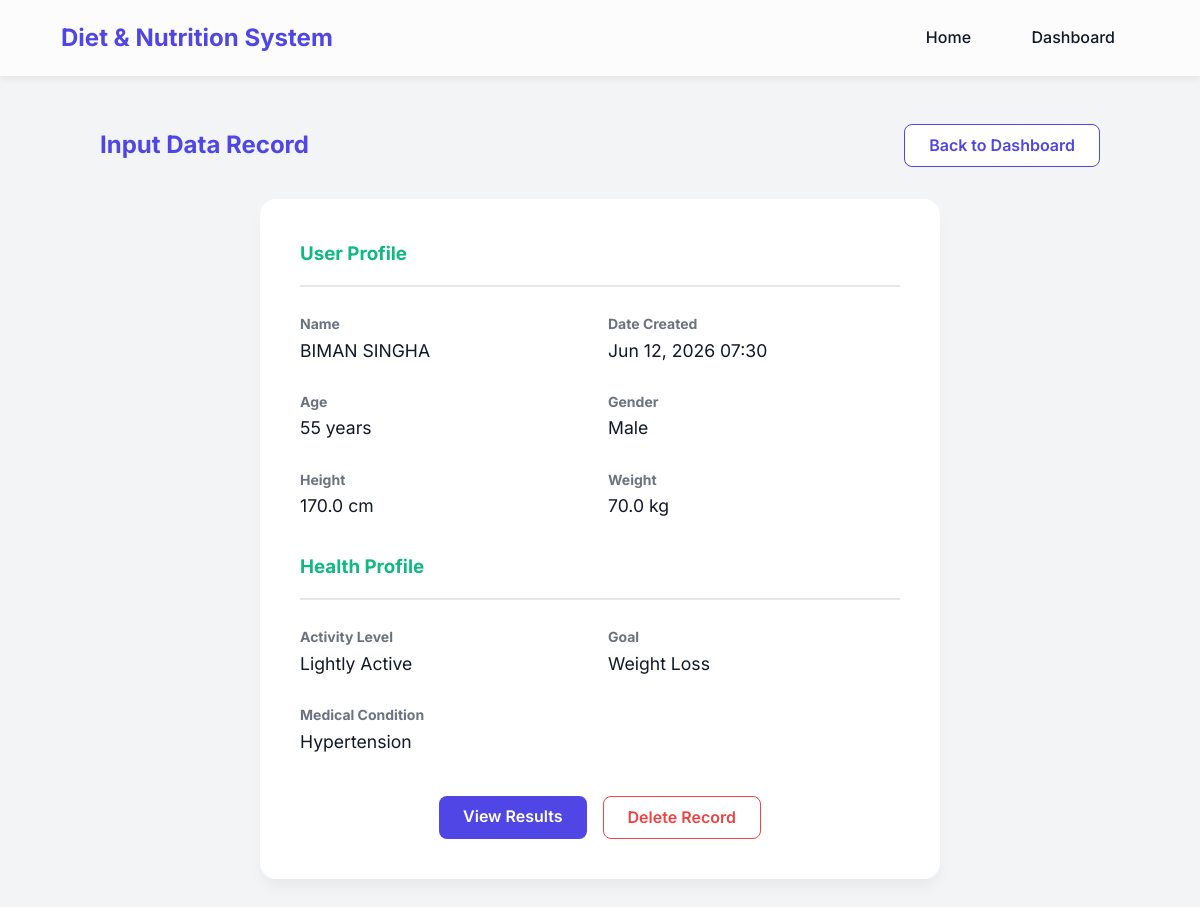
Screenshot of /inputs/1/ with the database file from the repository.
### prediction/models.py (models this page shows, shortened)
class HealthData(models.Model):
    GENDER_CHOICES = [
        ('Male', 'Male'),
        ('Female', 'Female'),
        ('Other', 'Other'),
    ]
    ACTIVITY_LEVEL_CHOICES = [
        ('Sedentary', 'Sedentary'),
        ('Lightly Active', 'Lightly Active'),
        ('Moderate', 'Moderate'),
        ('Very Active', 'Very Active'),
        ('Extra Active', 'Extra Active'),
    ]
    GOAL_CHOICES = [
        ('Weight Loss', 'Weight Loss'),
        ('Maintenance', 'Maintenance'),
        ('Weight Gain', 'Weight Gain'),
    ]
    MEDICAL_CONDITION_CHOICES = [
        ('None', 'None'),
        ('Diabetes', 'Diabetes'),
        ('Hypertension', 'Hypertension'),
        ('PCOS', 'PCOS'),
        ('Thyroid', 'Thyroid'),
    ]
    user = models.ForeignKey(User, on_delete=models.CASCADE, null=True, blank=True)
    name = models.CharField(max_length=100)
    age = models.IntegerField()
    gender = models.CharField(max_length=10, choices=GENDER_CHOICES)
    height = models.FloatField(help_text="Height in cm")
    weight = models.FloatField(help_text="Weight in kg")
    activity_level = models.CharField(max_length=20, choices=ACTIVITY_LEVEL_CHOICES)
    goal = models.CharField(max_length=20, choices=GOAL_CHOICES)
    medical_condition = models.CharField(max_length=20, choices=MEDICAL_CONDITION_CHOICES, default='None')
    bmi = models.FloatField(null=True, blank=True)
    calories = models.IntegerField(null=True, blank=True)
    protein = models.IntegerField(null=True, blank=True)
    carbs = models.IntegerField(null=True, blank=True)
    fat = models.IntegerField(null=True, blank=True)
    disease_risk = models.CharField(max_length=20, null=True, blank=True)
    created_at = models.DateTimeField(auto_now_add=True)

### prediction/views.py (the view)
# urls.py: path('inputs/<int:pk>/', views.inputs_view, name='inputs'),
def inputs_view(request, pk):
    try:
        data = HealthData.objects.get(pk=pk)
    except HealthData.DoesNotExist:
        return redirect('dashboard')
    return render(request, 'inputs.html', {'data': data})

### templates/inputs.html
{% extends 'base.html' %}
{% block content %}
<div class="container" style="padding-top: 3rem;">
    <div style="display: flex; justify-content: space-between; align-items: center; margin-bottom: 2rem;">
        <h2 style="color: var(--primary); margin: 0;">Input Data Record</h2>
        <a href="{% url 'dashboard' %}" class="btn btn-secondary">Back to Dashboard</a>
    </div>
    <div class="card" style="max-width: 600px; margin: 0 auto;">
        <h3 style="margin-top: 0; color: var(--secondary); border-bottom: 2px solid #E5E7EB; padding-bottom: 1rem; margin-bottom: 1.5rem;">User Profile</h3>
        <div style="display: grid; grid-template-columns: 1fr 1fr; gap: 1rem; margin-bottom: 1.5rem;">
            <div>
                <strong style="color: var(--text-muted); font-size: 0.875rem;">Name</strong>
                <div style="font-size: 1.1rem; color: var(--text-main);">{{ data.name }}</div>
            </div>
            <div>
                <strong style="color: var(--text-muted); font-size: 0.875rem;">Date Created</strong>
                <div style="font-size: 1.1rem; color: var(--text-main);">{{ data.created_at|date:"M d, Y H:i" }}</div>
            </div>
        </div>
        <div style="display: grid; grid-template-columns: 1fr 1fr; gap: 1rem; margin-bottom: 1.5rem;">
            <div>
                <strong style="color: var(--text-muted); font-size: 0.875rem;">Age</strong>
                <div style="font-size: 1.1rem; color: var(--text-main);">{{ data.age }} years</div>
            </div>
            <div>
                <strong style="color: var(--text-muted); font-size: 0.875rem;">Gender</strong>
                <div style="font-size: 1.1rem; color: var(--text-main);">{{ data.gender }}</div>
            </div>
        </div>
        <div style="display: grid; grid-template-columns: 1fr 1fr; gap: 1rem; margin-bottom: 1.5rem;">
            <div>
                <strong style="color: var(--text-muted); font-size: 0.875rem;">Height</strong>
                <div style="font-size: 1.1rem; color: var(--text-main);">{{ data.height }} cm</div>
            </div>
            <div>
                <strong style="color: var(--text-muted); font-size: 0.875rem;">Weight</strong>
                <div style="font-size: 1.1rem; color: var(--text-main);">{{ data.weight }} kg</div>
            </div>
        </div>
        <h3 style="color: var(--secondary); border-bottom: 2px solid #E5E7EB; padding-bottom: 1rem; margin-bottom: 1.5rem; margin-top: 2rem;">Health Profile</h3>
        <div style="display: grid; grid-template-columns: 1fr 1fr; gap: 1rem; margin-bottom: 1.5rem;">
            <div>
                <strong style="color: var(--text-muted); font-size: 0.875rem;">Activity Level</strong>
                <div style="font-size: 1.1rem; color: var(--text-main);">{{ data.activity_level }}</div>
            </div>
            <div>
                <strong style="color: var(--text-muted); font-size: 0.875rem;">Goal</strong>
                <div style="font-size: 1.1rem; color: var(--text-main);">{{ data.goal }}</div>
            </div>
        </div>
        <div>
            <strong style="color: var(--text-muted); font-size: 0.875rem;">Medical Condition</strong>
            <div style="font-size: 1.1rem; color: var(--text-main);">{{ data.medical_condition }}</div>
        </div>
        <div style="margin-top: 2.5rem; display: flex; gap: 1rem; justify-content: center;">
            <a href="{% url 'result' data.pk %}" class="btn btn-primary">View Results</a>
            <a href="{% url 'delete_prediction' data.pk %}" class="btn btn-secondary" style="border-color: var(--danger); color: var(--danger);" onclick="return confirm('Are you sure you want to delete this record?');">Delete Record</a>
        </div>
    </div>
</div>
{% endblock %}

### templates/base.html (shortened to what this page needs)
{% load static %}
<!DOCTYPE html>
<html lang="en">
<head>
    <link rel="stylesheet" href="{% static 'css/index.css' %}">
</head>
<body>
    <nav class="navbar glass">
        <a href="{% url 'home' %}" class="nav-brand">Diet & Nutrition System</a>
        <div class="nav-links">
            <a href="{% url 'home' %}">Home</a>
            <a href="{% url 'dashboard' %}" class="btn btn-dashboard">Dashboard</a>
        </div>
    </nav>
    <main>
        {% block content %}
        {% endblock %}
    </main>
</body>
</html>

### static/css/index.css (style rules this page uses)
:root { --primary: #4F46E5; --primary-hover: #4338CA; --secondary: #10B981; --background: #F3F4F6; --surface: #FFFFFF; --text-main: #111827; --text-muted: #6B7280; --danger: #EF4444; --warning: #F59E0B; }
body { font-family: 'Inter', sans-serif; background-color: var(--background); color: var(--text-main); margin: 0; padding: 0; line-height: 1.6; }
.glass { background: rgba(255, 255, 255, 0.7); backdrop-filter: blur(10px); -webkit-backdrop-filter: blur(10px); border: 1px solid rgba(255, 255, 255, 0.3); box-shadow: 0 4px 6px rgba(0, 0, 0, 0.05); }
.navbar { display: flex; justify-content: space-between; align-items: center; padding: 1rem 5%; position: sticky; top: 0; z-index: 100; }
.nav-brand { font-size: 1.5rem; font-weight: 700; color: var(--primary); text-decoration: none; }
.nav-links a { text-decoration: none; color: var(--text-main); margin-left: 2rem; font-weight: 500; transition: color 0.3s ease; }
.btn { padding: 0.5rem 1.5rem; border-radius: 8px; font-weight: 600; cursor: pointer; transition: all 0.3s ease; border: none; text-decoration: none; display: inline-block; }
.btn-primary { background-color: var(--primary); color: white; }
.btn-secondary { background-color: var(--surface); color: var(--primary); border: 1px solid var(--primary); }
.container { max-width: 1000px; margin: 0 auto; padding: 2rem; }
.card { background-color: var(--surface); border-radius: 16px; padding: 2.5rem; box-shadow: 0 10px 15px -3px rgba(0, 0, 0, 0.05); }

### rows the page displays
HealthData: name "BIMAN SINGHA", created_at "Jun 12, 2026 07:30", age "55", gender "Male", height "170.0", weight "70.0", activity_level "Lightly Active", goal "Weight Loss", medical_condition "Hypertension"
